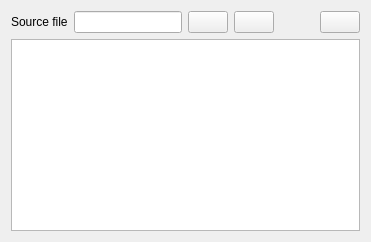
        <widget class="QWidget" name="tab_4">
         <attribute name="icon">
          <iconset>
           <normaloff>../pix/16x16/Recycle.png</normaloff>../pix/16x16/Recycle.png</iconset>
         </attribute>
         <attribute name="title">
          <string>Disassemble</string>
         </attribute>
         <layout class="QGridLayout" name="gridLayout_28">
          <item row="0" column="0">
           <layout class="QVBoxLayout" name="verticalLayout_14">
            <item>
             <layout class="QHBoxLayout" name="horizontalLayout_18">
              <item>
               <widget class="QLabel" name="label_17">
                <property name="text">
                 <string>Source file</string>
                </property>
               </widget>
              </item>
              <item>
               <widget class="QLineEdit" name="txtSourceFile"/>
              </item>
              <item>
               <widget class="QPushButton" name="btnBrowseSourceFile">
                <property name="text">
                 <string/>
                </property>
                <property name="icon">
                 <iconset>
                  <normaloff>../pix/16x16/Folder.png</normaloff>../pix/16x16/Folder.png</iconset>
                </property>
               </widget>
              </item>
              <item>
               <widget class="QPushButton" name="btnDisassemble">
                <property name="text">
                 <string/>
                </property>
                <property name="icon">
                 <iconset>
                  <normaloff>../pix/16x16/Player Play.png</normaloff>../pix/16x16/Player Play.png</iconset>
                </property>
               </widget>
              </item>
              <item>
               <spacer name="horizontalSpacer_14">
                <property name="orientation">
                 <enum>Qt::Horizontal</enum>
                </property>
                <property name="sizeHint" stdset="0">
                 <size>
                  <width>40</width>
                  <height>20</height>
                 </size>
                </property>
               </spacer>
              </item>
              <item>
               <widget class="QPushButton" name="btnCopyDis">
                <property name="text">
                 <string/>
                </property>
                <property name="icon">
                 <iconset>
                  <normaloff>../pix/16x16/Clipboard Paste.png</normaloff>../pix/16x16/Clipboard Paste.png</iconset>
                </property>
               </widget>
              </item>
             </layout>
            </item>
           </layout>
          </item>
          <item row="1" column="0">
           <widget class="QTextEdit" name="txtDisassembled">
            <property name="font">
             <font>
              <family>Courier 10 Pitch</family>
             </font>
            </property>
            <property name="readOnly">
             <bool>true</bool>
            </property>
           </widget>
          </item>
         </layout>
        </widget>
